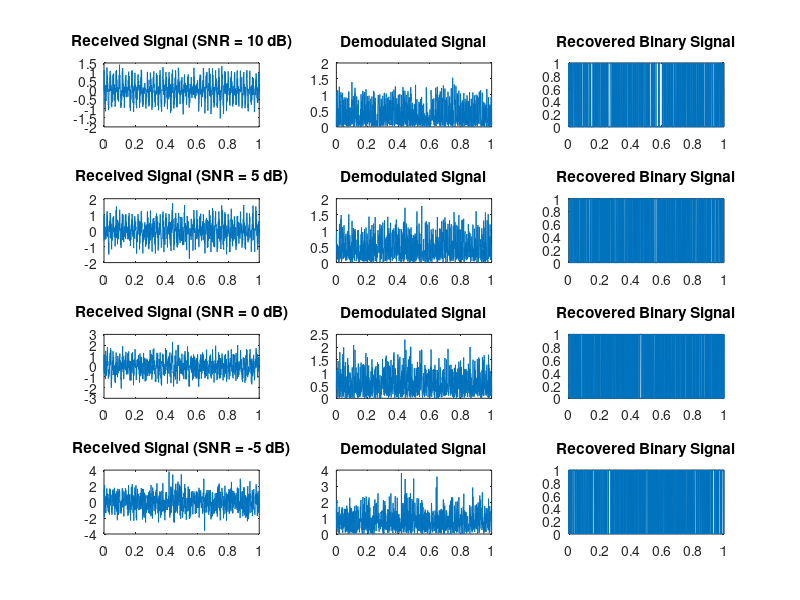
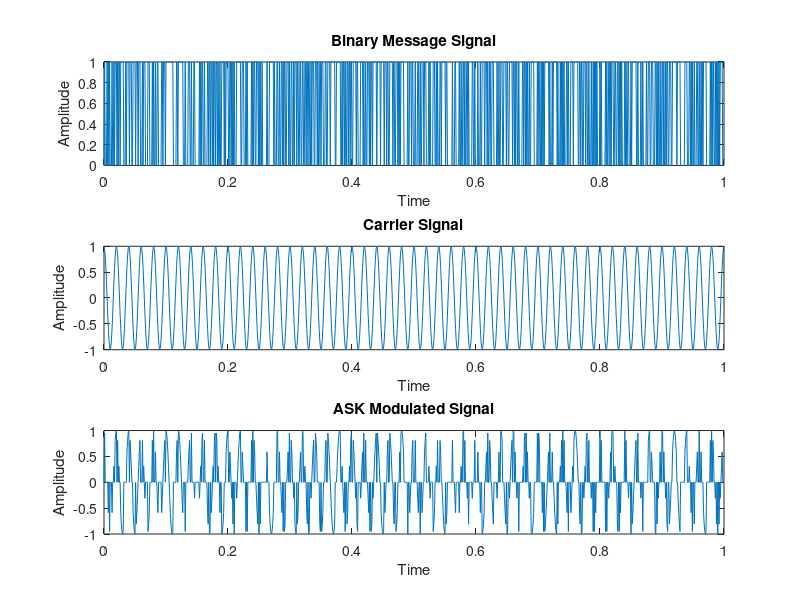

The MATLAB script that drew these images, in order:
clc;
clear;
close all;

%% Parameters
fs = 1000; % Sampling frequency
t = 0:1/fs:1; % Time vector
f_c = 50; % Carrier frequency

SNR_values = [10 5 0 -5]; % SNR levels

%% Generate Binary Message Signal
message_signal = randi([0 1], 1, length(t));

%% ASK Modulation
carrier = cos(2*pi*f_c*t);
modulated_signal = message_signal .* carrier;

%% Plot Original Signals
figure;
subplot(3,1,1);
plot(t, message_signal);
title('Binary Message Signal');
xlabel('Time'); ylabel('Amplitude');

subplot(3,1,2);
plot(t, carrier);
title('Carrier Signal');
xlabel('Time'); ylabel('Amplitude');

subplot(3,1,3);
plot(t, modulated_signal);
title('ASK Modulated Signal');
xlabel('Time'); ylabel('Amplitude');

%% Loop for different SNR values
figure;

for i = 1:length(SNR_values)
    
    SNR = SNR_values(i);
    
    % Add Noise
    noisy_signal = awgn(modulated_signal, SNR, 'measured');
    
    % Demodulation (Envelope Detection)
    demodulated = abs(noisy_signal);
    
    % Thresholding
    threshold = 0.5;
    recovered_signal = demodulated > threshold;
    
    % Plotting
    subplot(length(SNR_values),3,(i-1)*3 + 1);
    plot(t, noisy_signal);
    title(['Received Signal (SNR = ' num2str(SNR) ' dB)']);
    
    subplot(length(SNR_values),3,(i-1)*3 + 2);
    plot(t, demodulated);
    title('Demodulated Signal');
    
    subplot(length(SNR_values),3,(i-1)*3 + 3);
    plot(t, recovered_signal);
    title('Recovered Binary Signal');
    
end

%% Save Figure
saveas(gcf, 'results.png');

disp('Experiment completed. Results saved as results.png');
